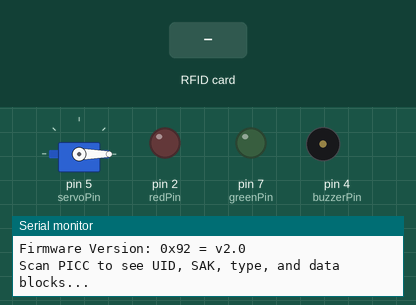
This sketch was run on a simulated Arduino Uno, built with avr-gcc and run on an emulated ATmega328P. Parts: servo, output pins drawn as LEDs (lit = HIGH), buzzer (waves = sounding, pin HIGH), the last lines printed to the serial monitor. The test bench sets the inputs (shaded band). Pins used as bus, display or sensor lines are not drawn.

Above: at 1.2 s.
1.3 s: RFID card BB A0 C3 1B held to the reader
At 2.3 s:
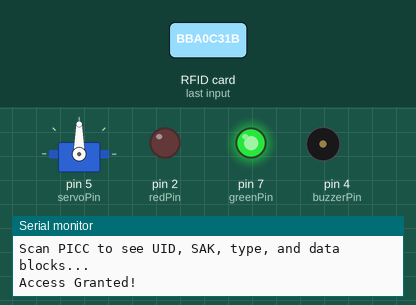
4.3 s: RFID card 5E 7A 19 C4 held to the reader
At 4.7 s:
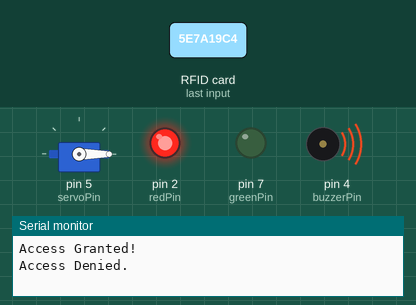
Timing chart, 0 to 7.3 s (numbered marks = the images above; inputs shaded):
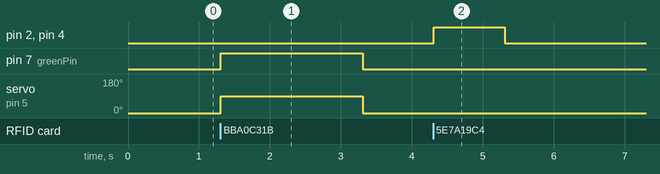

Measured:
- after the input at 1.3 s, pin 7 (greenPin): LOW → HIGH at once, → LOW 2.0 s later; servo on pin 5 (servoPin): 0° → 90° at once, → 0° 2.0 s later
- after the input at 4.3 s, pin 2 (redPin), pin 4 (buzzerPin): LOW → HIGH at once, → LOW 1.0 s later

The sketch:

Card_Reader.ino.ino
```cpp
#include <SPI.h>
#include <MFRC522.h>
#include <Servo.h>

#define RST_PIN         9          // Configurable, see typical pin layout above
#define SS_PIN          10         // Configurable, see typical pin layout above

MFRC522 mfrc522(SS_PIN, RST_PIN);  // Create MFRC522 instance
byte accessUID[4] = {0xBB, 0xA0, 0xC3, 0x1B}; // Change this to match your card's UID

int greenPin = 7;
int redPin = 2;
int buzzerPin = 4;
int servoPin = 5; // Servo control pin
Servo Servo1; // Create servo object

int accessCount = 0;               // Counter for granted access
unsigned long previousMillis = 0;   // Variable to track time
const unsigned long interval = 300000;  // 5 minutes in milliseconds (300,000 ms)

void setup() {
    pinMode(greenPin, OUTPUT);
    pinMode(redPin, OUTPUT);
    pinMode(buzzerPin, OUTPUT);
    Serial.begin(9600);        // Initialize serial communications with the PC
    while (!Serial);            // Do nothing if no serial port is opened (for ATMEGA32U4)
    SPI.begin();                // Init SPI bus
    mfrc522.PCD_Init();         // Init MFRC522
    delay(4);                   // Optional delay
    mfrc522.PCD_DumpVersionToSerial(); // Show reader details
    Serial.println(F("Scan PICC to see UID, SAK, type, and data blocks..."));
    Servo1.attach(servoPin);    // Attach the servo to the pin
    Servo1.write(0);            // Initialize servo to 0 degrees
}

void loop() {
    unsigned long currentMillis = millis();

    // Check if 5 minutes have passed
    if (currentMillis - previousMillis >= interval) {
        Serial.print("Gate opened count in the last 5 minutes: ");
        Serial.println(accessCount);
        accessCount = 0;  // Reset the counter
        previousMillis = currentMillis;  // Reset the timer
    }

    // Reset the loop if no new card present on the sensor/reader
    if (!mfrc522.PICC_IsNewCardPresent()) {
        return;
    }

    // Select one of the cards
    if (!mfrc522.PICC_ReadCardSerial()) {
        return;
    }

    // Check if the scanned card matches the access UID
    if (mfrc522.uid.uidByte[0] == accessUID[0] && mfrc522.uid.uidByte[1] == accessUID[1] &&
        mfrc522.uid.uidByte[2] == accessUID[2] && mfrc522.uid.uidByte[3] == accessUID[3]) {
        Serial.println("Access Granted!");
        digitalWrite(greenPin, HIGH);
        Servo1.write(90); // Move servo to 90 degrees for granted access
        accessCount++; // Increment counter when access is granted
        delay(2000);
        digitalWrite(greenPin, LOW);
        Servo1.write(0); // Reset servo to 0 degrees
    } else {
        Serial.println("Access Denied.");
        digitalWrite(redPin, HIGH);
        digitalWrite(buzzerPin, HIGH);

        delay(1000);
        digitalWrite(redPin, LOW);
        digitalWrite(buzzerPin, LOW);
    }

    mfrc522.PICC_HaltA();
}
```
